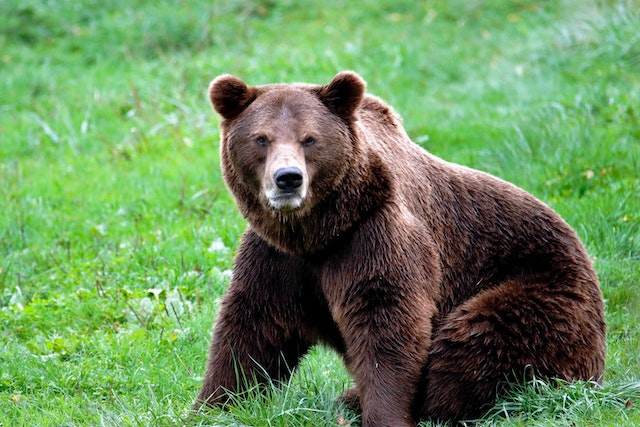
#> input picture opencv/bear.jpg, 640 x 427 px, found by its file name
$ python L7_edge_detection.py
#> lines starting #> are read from the running program, lines starting #| are printed output that depends on the picture; after the words box and inside, x2 and y2 are one past the last pixel; in counts of white or black regions, pixels touching at a corner belong together
import cv2
import os
import numpy as np

img =  cv2.imread("bear.jpg")
#> img is the input picture: shape (427, 640, 3); mean B, G, R 91.8, 141.6, 106.1

cv2.imshow("original image", img)

edge = cv2.Canny(img, 180, 200)
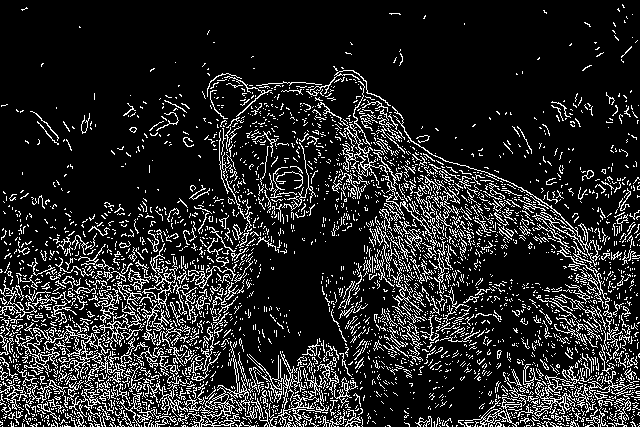
#> edge: shape (427, 640); 14.6% white in thin lines or dots
cv2.imshow("edge_1", edge)

#below code makes like the edge draw a line or draw line on the border
img_edge_dilate = cv2.dilate(edge,np.ones((3, 3), dtype=np.int8) )
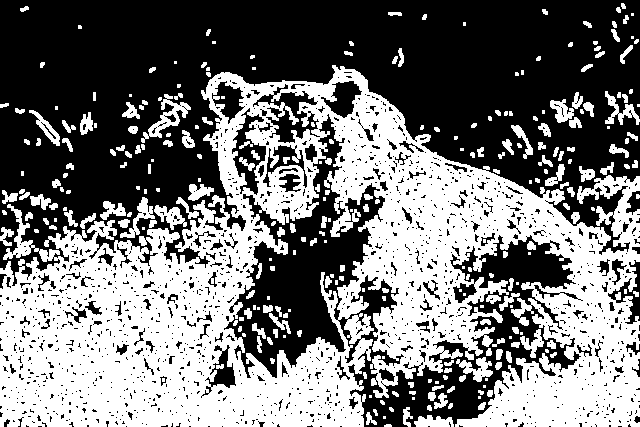
#> img_edge_dilate: shape (427, 640); 46.3% white; 286 white regions (94 under 20 px), largest, box (x1, y1, x2, y2) and area: (0, 65, 640, 427) 112321, (141, 94, 191, 143) 659, (456, 357, 493, 382) 430
cv2.imshow("img_edge_dilate",img_edge_dilate)

img_edge_erode = cv2.erode(img_edge_dilate, np.ones((3, 3), dtype=np.int8))
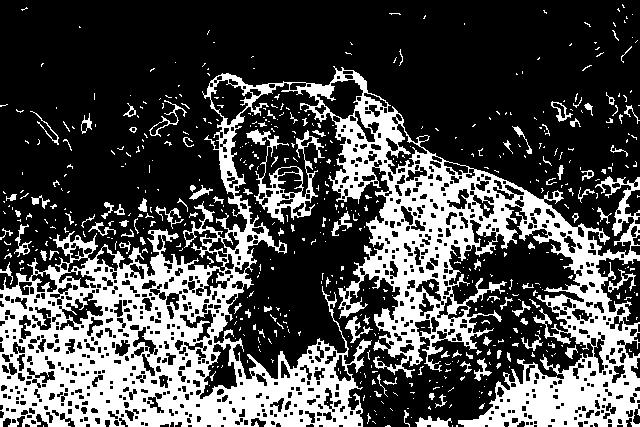
#> img_edge_erode: shape (427, 640); 30% white; 577 white regions (478 under 20 px), largest, box (x1, y1, x2, y2) and area: (0, 66, 640, 427) 72257, (246, 129, 325, 224) 1886, (415, 416, 452, 427) 242
cv2.imshow("img_edge_erode", img_edge_erode)

cv2.waitKey()

$ run again, with opencv/img1.jpg copied over opencv/bear.jpg
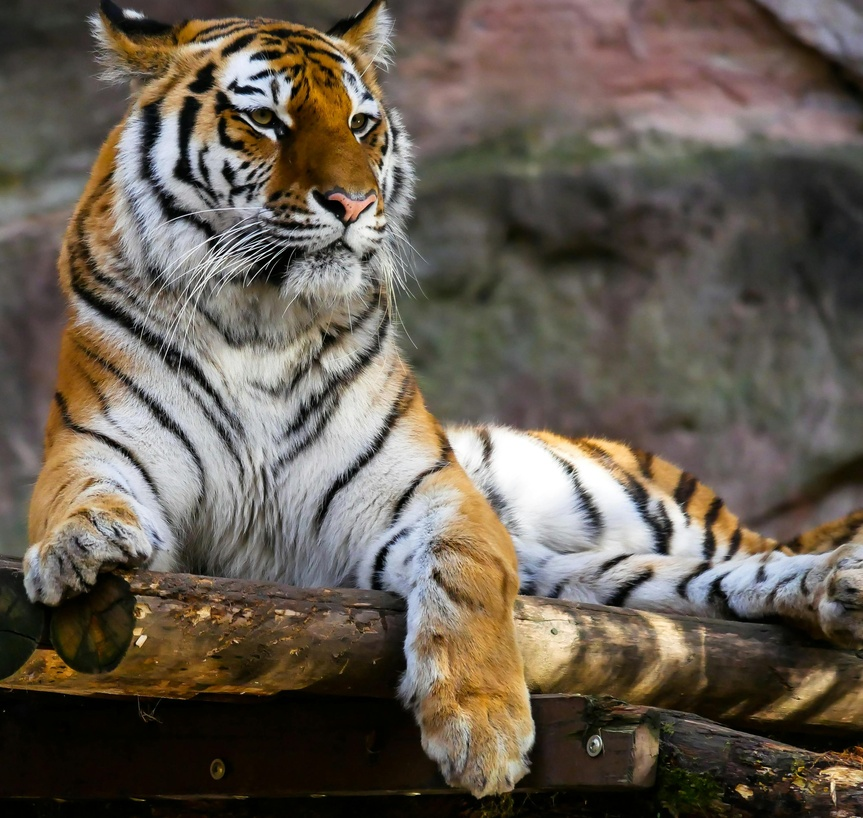
#> input picture opencv/img1.jpg, 863 x 818 px, shrunk from 2984 x 2830 before the run, found by its file name
#> img is the input picture: shape (818, 863, 3); mean B, G, R 81.4, 92.7, 102.3
#> `edge = cv2.Canny(img, 180, 200)`:
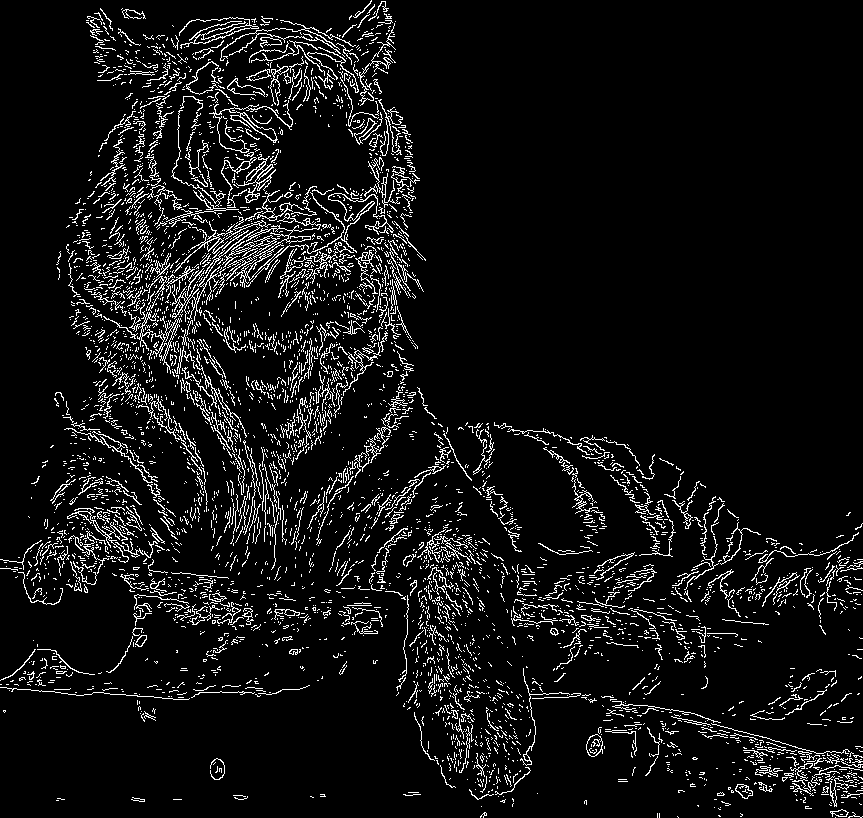
#> edge: shape (818, 863); 7.1% white in thin lines or dots
#> img_edge_dilate: shape (818, 863); 23.6% white; 460 white regions (173 under 20 px), largest, box (x1, y1, x2, y2) and area: (65, 0, 438, 571) 82309, (493, 421, 697, 672) 11576, (0, 498, 262, 674) 10712
#> `img_edge_erode = cv2.erode(img_edge_dilate, np.ones((3, 3), dtype=np.i..`:
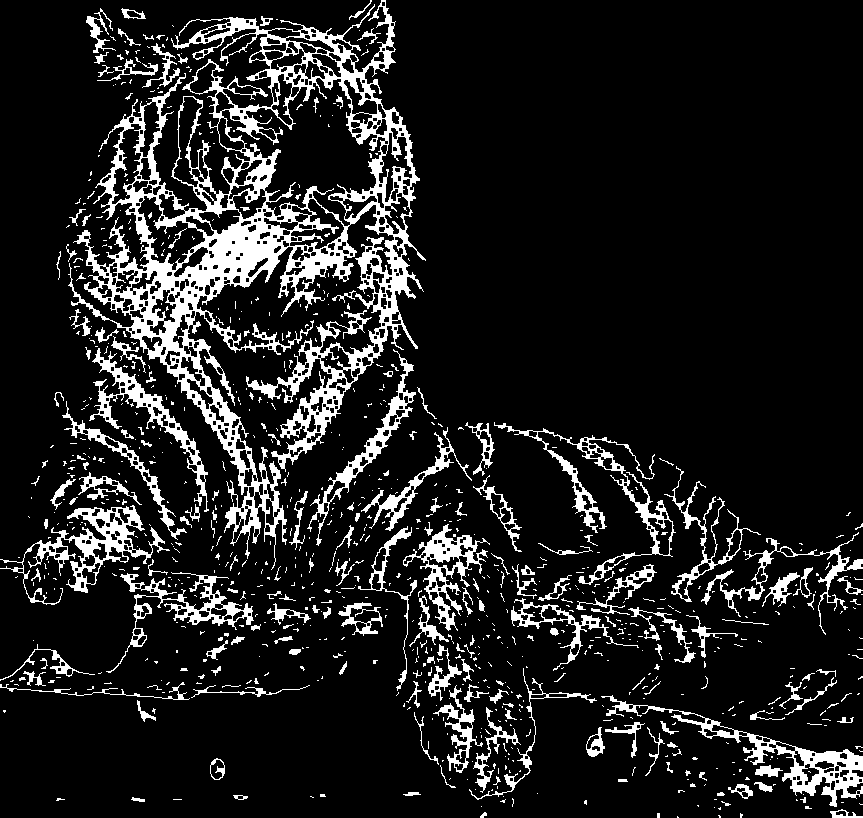
#> img_edge_erode: shape (818, 863); 12.6% white; 854 white regions (681 under 20 px), largest, box (x1, y1, x2, y2) and area: (68, 0, 426, 570) 41511, (601, 695, 863, 807) 3655, (0, 505, 170, 605) 3442

$ run again, with opencv/cow-salt-peper.png saved as opencv/bear.jpg
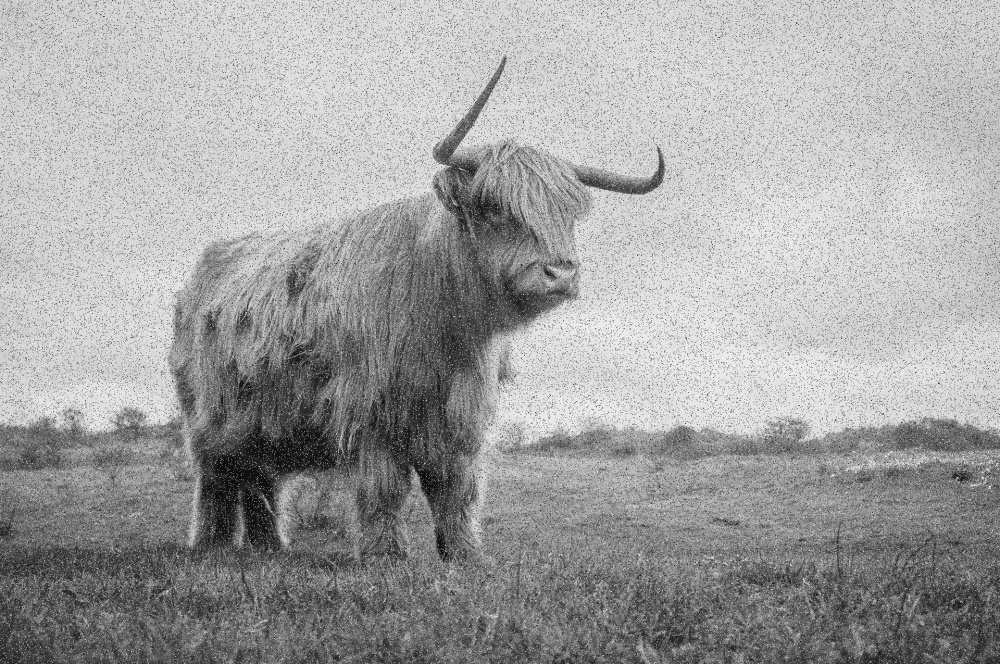
#> input picture opencv/cow-salt-peper.png, 1000 x 664 px, found by its file name
#> img is the input picture: shape (664, 1000, 3); min 0, max 250, mean 161.4
#> `edge = cv2.Canny(img, 180, 200)`:
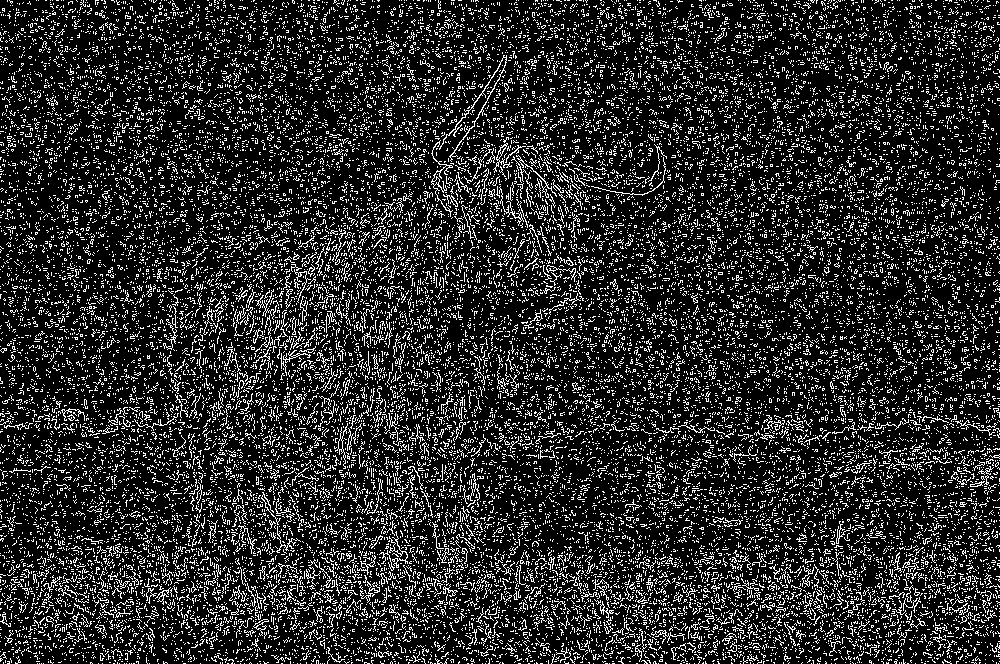
#> edge: shape (664, 1000); 16.5% white in thin lines or dots
#> img_edge_dilate: shape (664, 1000); 64.2% white; 3923 black regions (3120 under 20 px), largest, box (x1, y1, x2, y2) and area: (0, 0, 1000, 439) 112963, (472, 444, 855, 589) 11836, (0, 289, 171, 429) 7498
#> `img_edge_erode = cv2.erode(img_edge_dilate, np.ones((3, 3), dtype=np.i..`:
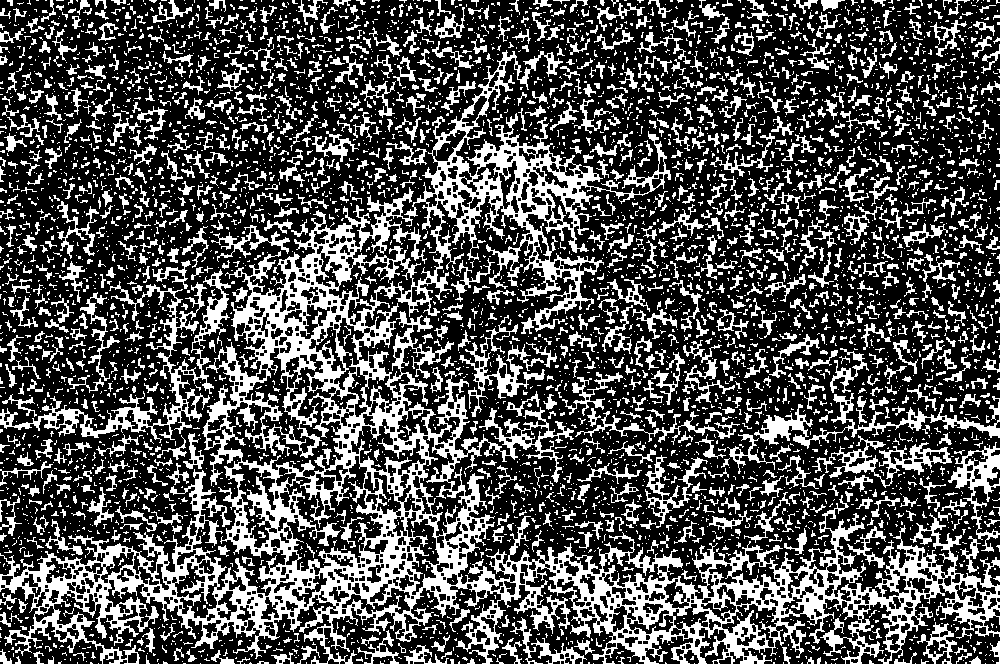
#> img_edge_erode: shape (664, 1000); 31.5% white; 5054 white regions (3891 under 20 px), largest, box (x1, y1, x2, y2) and area: (0, 50, 1000, 664) 93982, (0, 269, 231, 443) 5471, (754, 393, 1000, 449) 2577

$ run again, with opencv/handwritten.png saved as opencv/bear.jpg
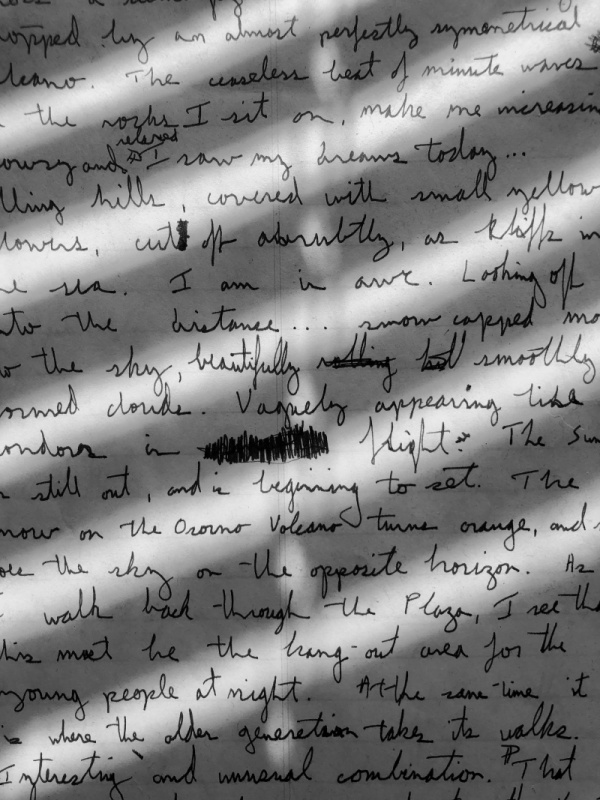
#> input picture opencv/handwritten.png, 600 x 800 px, found by its file name
#> img is the input picture: shape (800, 600, 3); min 0, max 244, mean 129.6
#> `edge = cv2.Canny(img, 180, 200)`:
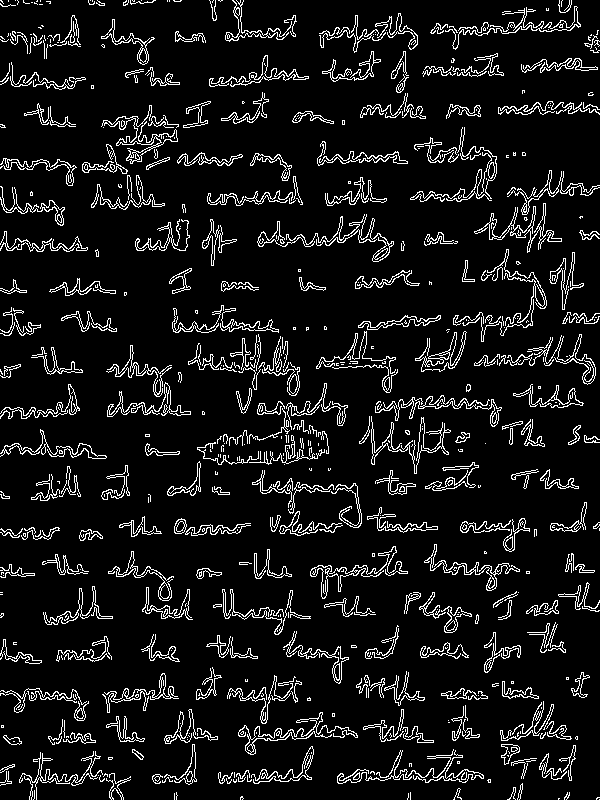
#> edge: shape (800, 600); 8.7% white in thin lines or dots
#> img_edge_dilate: shape (800, 600); 24.9% white; 213 white regions (5 under 20 px), largest, box (x1, y1, x2, y2) and area: (196, 382, 349, 466) 3903, (358, 394, 503, 475) 3377, (226, 674, 359, 756) 2891
#> `img_edge_erode = cv2.erode(img_edge_dilate, np.ones((3, 3), dtype=np.i..`:
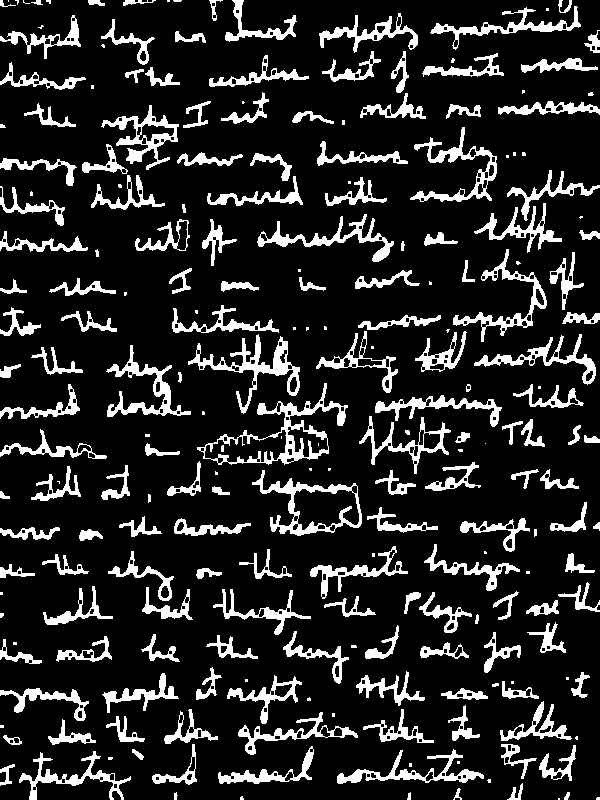
#> img_edge_erode: shape (800, 600); 15.3% white; 229 white regions (65 under 20 px), largest, box (x1, y1, x2, y2) and area: (197, 383, 348, 465) 2242, (188, 334, 300, 414) 1780, (252, 470, 362, 536) 1620
